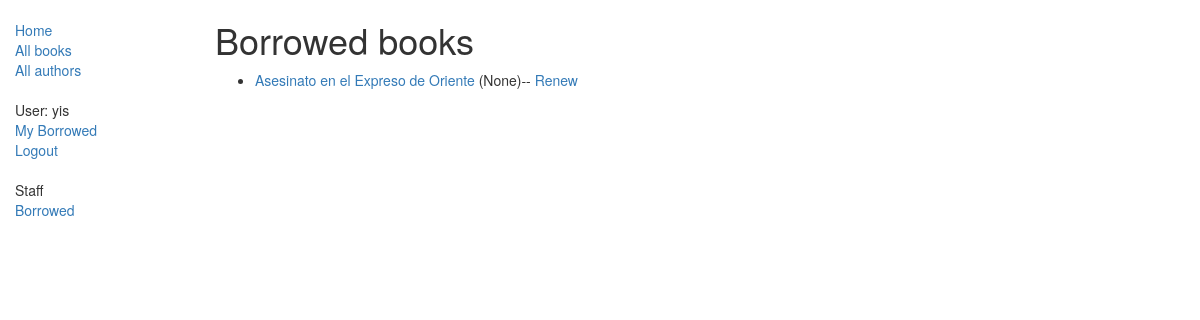
The page /catalog/borrowed/ (signed in) on the database as committed earlier.
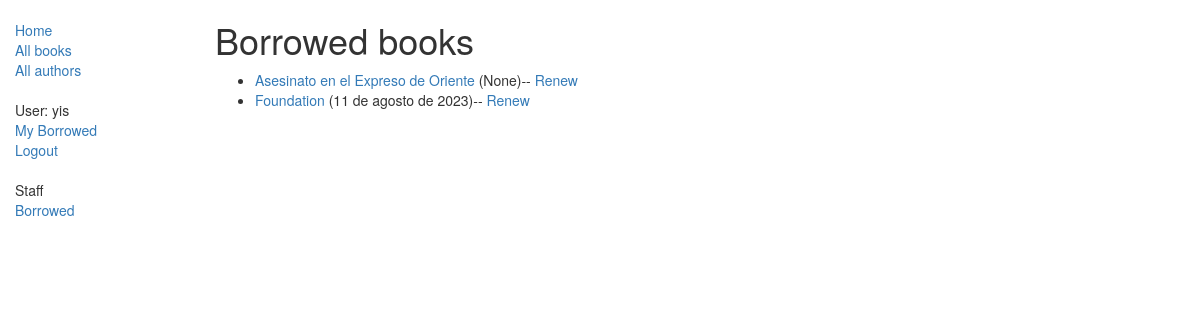
The same page on the database as committed later.
### catalog/models.py (models this page shows, shortened)
class BookInstance(models.Model):
    id = models.UUIDField(primary_key=True, default=uuid.uuid4, help_text="ID único para este libro particular en toda la biblioteca")
    book = models.ForeignKey('Book', on_delete=models.SET_NULL, null=True)
    imprint = models.CharField(max_length=200)
    due_back = models.DateField(null=True, blank=True)
    borrower = models.ForeignKey(User, on_delete=models.SET_NULL, null=True, blank=True)
    @property
    def is_overdue(self):
        if self.due_back and date.today() > self.due_back:
            return True
        return False
    LOAN_STATUS = (
        ('m', 'Maintenance'),
        ('o', 'On loan'),
        ('a', 'Available'),
        ('r', 'Reserved'),
    )
    status = models.CharField(max_length=1, choices=LOAN_STATUS, blank=True, default='m', help_text='Disponibilidad del libro')
    class Meta:
        ordering = ["due_back"]
        permissions = (("can_mark_returned", "Set book as returned"),)

class Book(models.Model):
    title = models.CharField(max_length=200)
    author = models.ForeignKey('Author', on_delete=models.SET_NULL, null=True)
    summary = models.TextField(max_length=1000, help_text="Ingrese una breve descripción del libro")
    genre = models.ManyToManyField(Genre, help_text="Seleccione un genero para este libro")
    isbn = models.CharField('ISBN', max_length=13, unique=True, help_text='13 Character <a href="https://www.isbn-international.org/content/what-isbn">ISBN number</a>*Si no se proporciona un ISBN, se generará uno aleatoriamente de 13 dígitos.*', default=''.join([str(random.randint(0, 9)) for _ in range(13)]))
    language = models.ForeignKey('Language', on_delete=models.SET_NULL, null=True)
    def display_genre(self):
        return ', '.join([ genre.name for genre in self.genre.all()[:3] ])
    display_genre.short_description = 'Genre'

### catalog/views.py (the view)
# urls.py: path('borrowed/', views.LoanedBooksByLibrarianListView.as_view(), name='borrowed'),
class LoanedBooksByLibrarianListView(LoginRequiredMixin, PermissionRequiredMixin, generic.ListView):
    permission_required = (('catalog.can_mark_returned'),)
    model = BookInstance
    template_name ='catalog/bookinstance_list_borrowed.html'
    paginate_by = 10
    def get_queryset(self):
        return BookInstance.objects.filter(status__exact='o').order_by('due_back')

### catalog/templates/catalog/bookinstance_list_borrowed.html
{% extends "base_generic.html" %}
{% block content %}
    <h1>Borrowed books</h1>
    {% if bookinstance_list %}
    <ul>
      {% for bookinst in bookinstance_list %}
      <li class="{% if bookinst.is_overdue %}text-danger{% endif %}">
        <a href="{% url 'book-detail' bookinst.book.pk %}">{{bookinst.book.title}}</a> ({{ bookinst.due_back }})-{{ bookinst.borrower.username }}- <a href="{% url 'renew-book-librarian' bookinst.id %}">Renew</a>
      </li>
      {% endfor %}
    </ul>
    {% else %}
      <p>There are no books borrowed.</p>
    {% endif %}
{% endblock %}

### catalog/templates/base_generic.html (shortened to what this page needs)
<!DOCTYPE html>
<html lang="es">
<head>
  <link rel="stylesheet" href="https://maxcdn.bootstrapcdn.com/bootstrap/3.3.7/css/bootstrap.min.css">
  {% load static %}
  <link rel="stylesheet" href="{% static 'css/styles.css' %}">
</head>
<body>
  <div class="container-fluid">
    <div class="row">
      <div class="col-sm-2">
      {% block sidebar %}
      <ul class="sidebar-nav">
          <li><a href="{% url 'index' %}">Home</a></li>
          <li><a href="{% url 'books' %}">All books</a></li>
          <li><a href="{% url 'authors' %}">All authors</a></li>
      </ul>
      <ul class="sidebar-nav">
        {% if user.is_authenticated %}
        <li>User: {{ user.get_username }}</li>
        <li><a href="{% url 'my-borrowed' %}">My Borrowed</a></li>
        <li><a href="{% url 'logout'%}?next={{request.path}}">Logout</a></li>
        {% else %}
        <li><a href="{% url 'login'%}?next={{request.path}}">Login</a></li>
        {% endif %}
      </ul>
      <ul class="sidebar-nav">
        {% if perms.catalog.can_mark_returned %}
        <li>Staff</li>
        <li><a href="{% url 'borrowed' %}">Borrowed</a></li>
        {% endif %}
      </ul>
     {% endblock %}
      </div>
      <div class="col-sm-10 ">
        {% block content %}{% endblock %}
      </div>
    </div>
  </div>
</body>
</html>

### catalog/static/css/styles.css (style rules this page uses)
.sidebar-nav { margin-top: 20px; padding: 0; list-style: none; }

Rows that differ between the two databases and show on the page:
added BookInstance: book "Foundation", due_back "11 de agosto de 2023"
